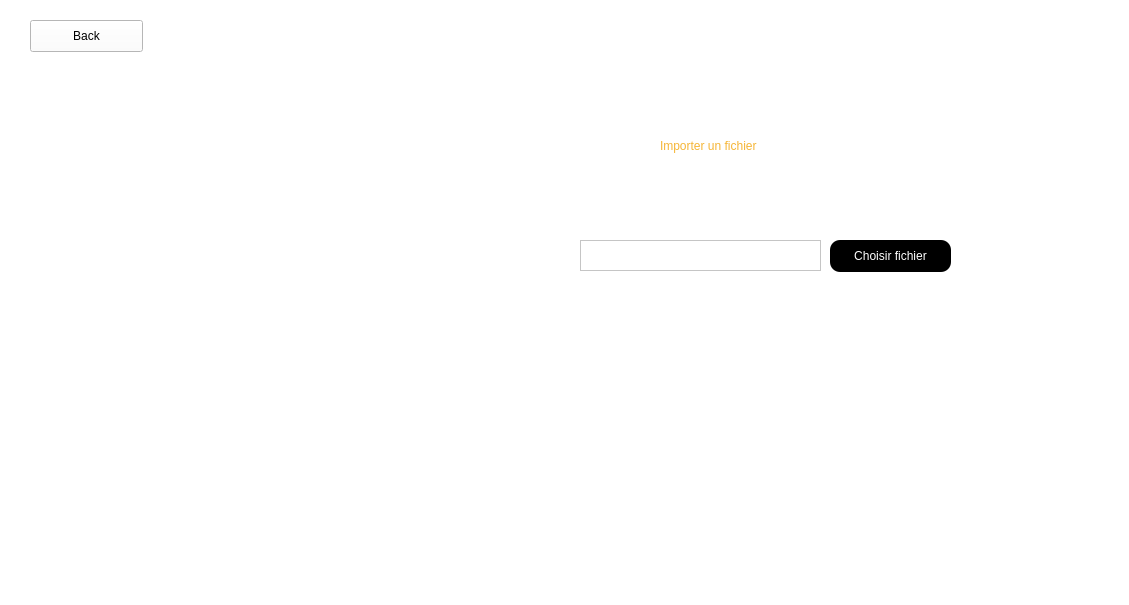
<?xml version="1.0" encoding="UTF-8"?>
<ui version="4.0">
 <class>Dialog</class>
 <widget class="QDialog" name="Dialog">
  <property name="geometry">
   <rect>
    <x>0</x>
    <y>0</y>
    <width>1129</width>
    <height>605</height>
   </rect>
  </property>
  <property name="windowTitle">
   <string>Dialog</string>
  </property>
  <property name="styleSheet">
   <string notr="true">background-color:rgb(255, 255, 255)</string>
  </property>
  <widget class="QPushButton" name="choose">
   <property name="geometry">
    <rect>
     <x>830</x>
     <y>240</y>
     <width>121</width>
     <height>32</height>
    </rect>
   </property>
   <property name="styleSheet">
    <string notr="true">background-color: black;
COLOR:white;
border-radius:10px;
font: 15pt &quot;Arial Rounded MT Bold&quot;;</string>
   </property>
   <property name="text">
    <string>Choisir fichier</string>
   </property>
  </widget>
  <widget class="QLabel" name="texte">
   <property name="geometry">
    <rect>
     <x>740</x>
     <y>520</y>
     <width>201</width>
     <height>20</height>
    </rect>
   </property>
   <property name="text">
    <string/>
   </property>
  </widget>
  <widget class="QLabel" name="label_8">
   <property name="geometry">
    <rect>
     <x>660</x>
     <y>120</y>
     <width>241</width>
     <height>51</height>
    </rect>
   </property>
   <property name="styleSheet">
    <string notr="true">font: 30pt &quot;Bodoni 72 Oldstyle&quot;;
color:rgb(245, 181, 54)</string>
   </property>
   <property name="text">
    <string>Importer un fichier</string>
   </property>
  </widget>
  <widget class="QLabel" name="label">
   <property name="geometry">
    <rect>
     <x>130</x>
     <y>110</y>
     <width>381</width>
     <height>351</height>
    </rect>
   </property>
   <property name="text">
    <string/>
   </property>
   <property name="pixmap">
    <pixmap>../../Desktop/Capture d’écran 2022-07-13 à 20.40.45.png</pixmap>
   </property>
  </widget>
  <widget class="QPushButton" name="goback">
   <property name="geometry">
    <rect>
     <x>30</x>
     <y>20</y>
     <width>113</width>
     <height>32</height>
    </rect>
   </property>
   <property name="text">
    <string>Back</string>
   </property>
  </widget>
  <widget class="QTextEdit" name="filename">
   <property name="geometry">
    <rect>
     <x>580</x>
     <y>240</y>
     <width>241</width>
     <height>31</height>
    </rect>
   </property>
  </widget>
 </widget>
 <resources/>
 <connections/>
</ui>
